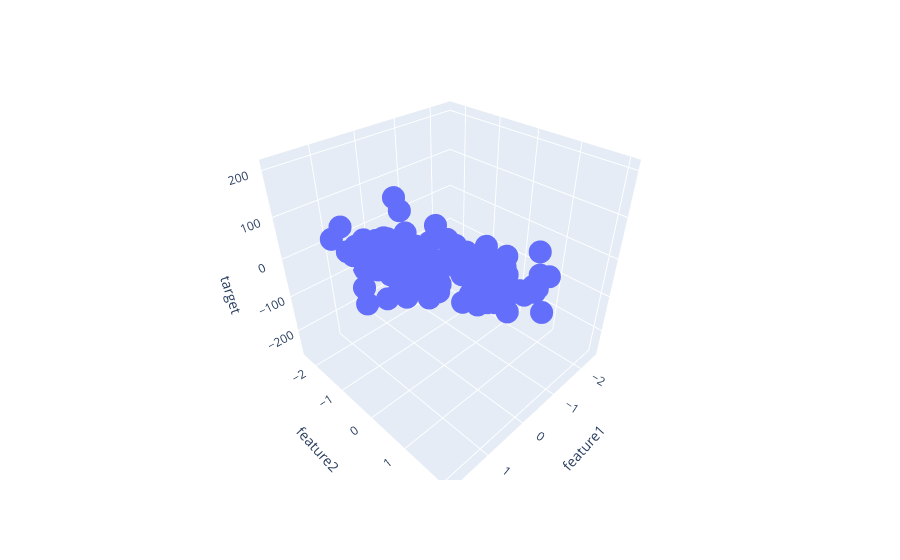

The cell this chart's notebook holds for it:
### Code cell
fig =  px.scatter_3d(df,x='feature1',y='feature2',z='target')
fig.show()
